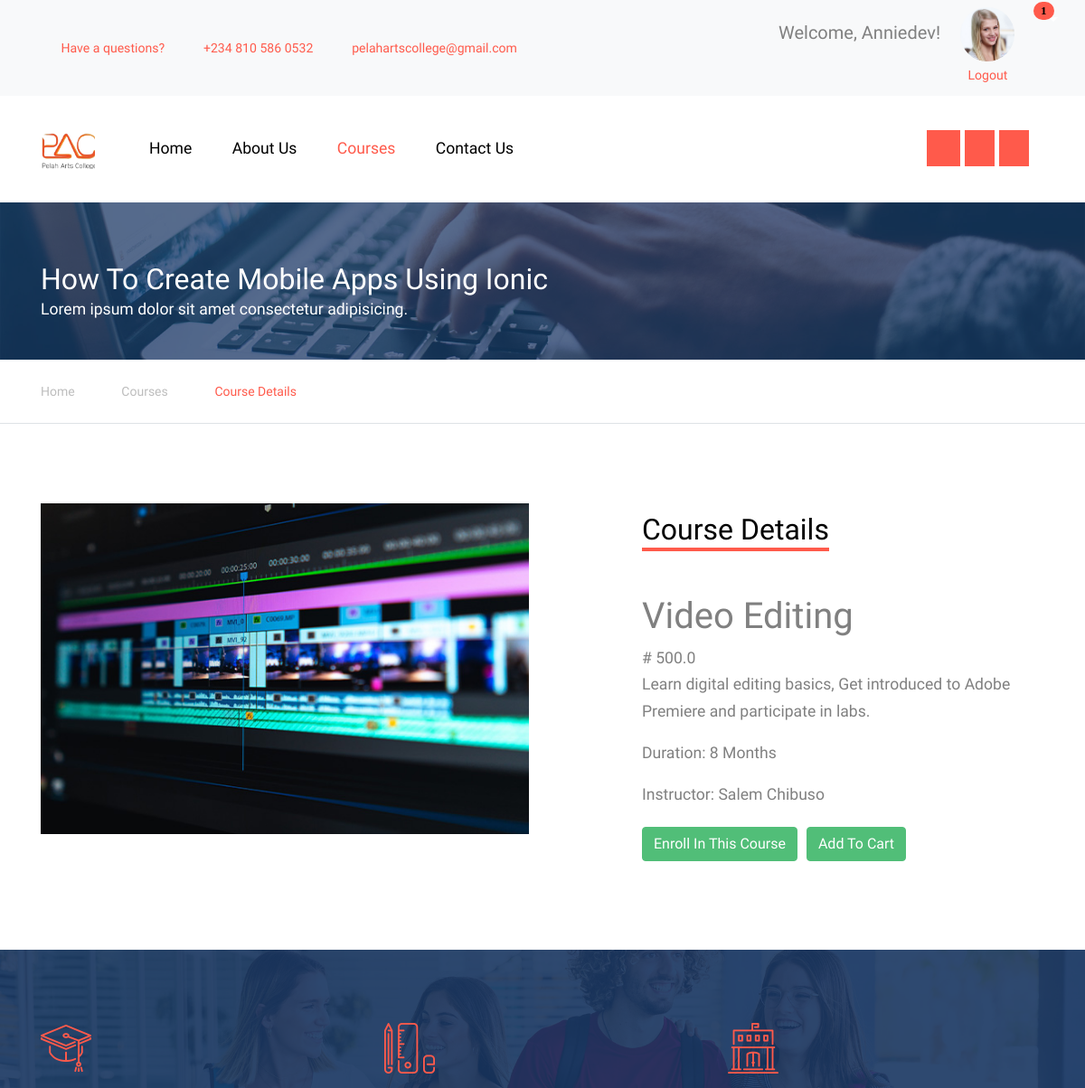
Before: /course/4 (signed in, upper part) with the older database file.
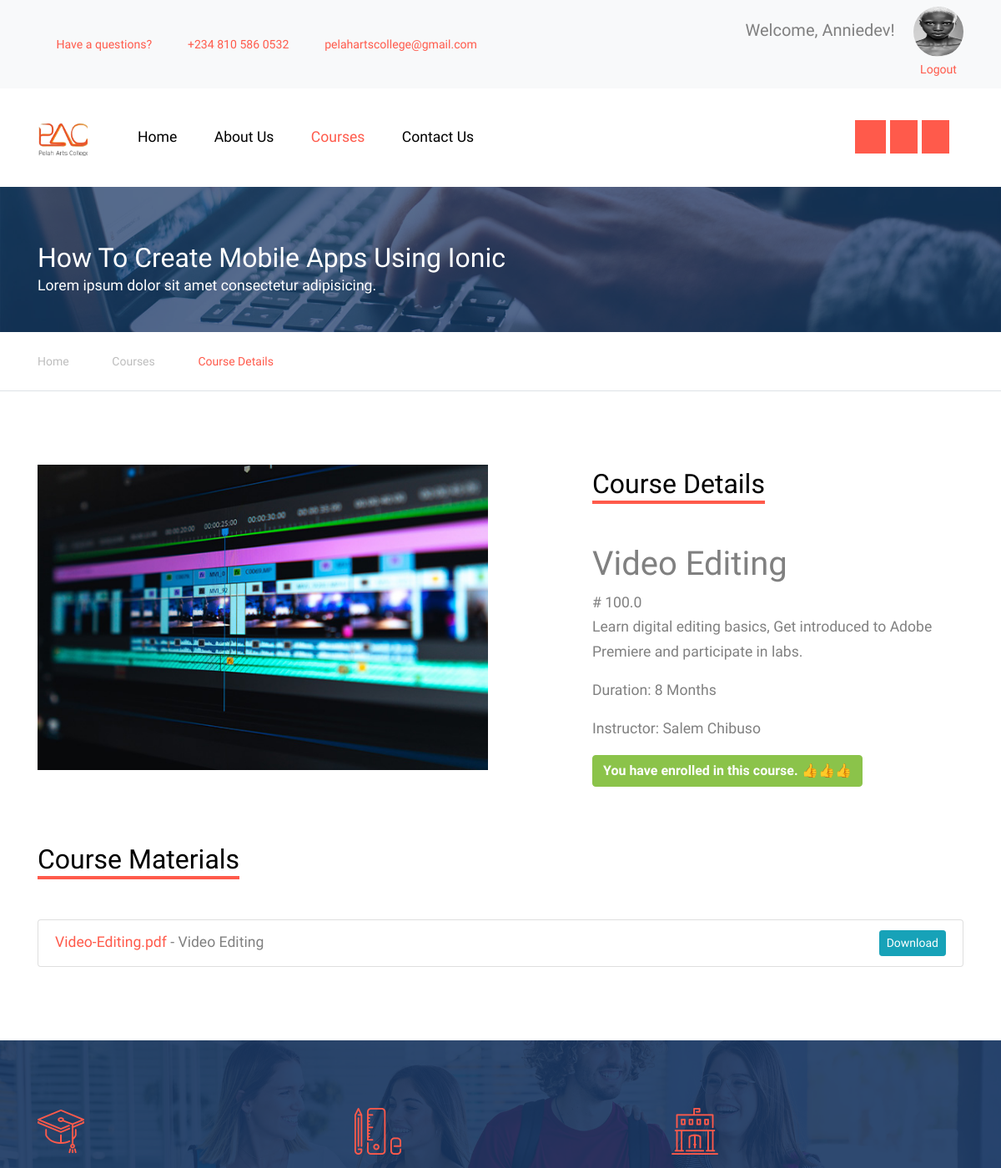
After: the same page with the newer database file.
### model.py (models this page shows, shortened)
class Student(db.Model):
    id = db.Column(db.Integer, primary_key=True)
    firstname = db.Column(db.String(150))
    lastname = db.Column(db.String(150))
    middlename = db.Column(db.String(150))
    phone_number = db.Column(db.String(20))
    house_address = db.Column(db.String(200))
    profile_image = db.Column(db.String(150), nullable=False)
    user_id = db.Column(db.Integer, db.ForeignKey('user.id'))
    user = db.relationship('User', back_populates='student_profile')
    courses = db.relationship('Course', backref='student', lazy=True)
    payments = db.relationship('Payment', back_populates='student')

class Course(db.Model):
    id = db.Column(db.Integer, primary_key=True)
    title = db.Column(db.String(150))
    description = db.Column(db.String(500))
    price = db.Column(db.Float)
    student_id = db.Column(db.Integer, db.ForeignKey('student.id'))
    instructor_id = db.Column(db.Integer, db.ForeignKey('instructor.id'))
    image = db.Column(db.String(150), nullable=False)
    category = db.Column(db.String(100), nullable=False)
    duration = db.Column(db.String(30))
    instructor = db.relationship('Instructor', back_populates='courses')
    payments = db.relationship('Payment', back_populates='course')
    materials = db.relationship('CourseMaterial', back_populates='course', cascade='all, delete-orphan')

class CourseMaterial(db.Model):
    id = db.Column(db.Integer, primary_key=True)
    course_id = db.Column(db.Integer, db.ForeignKey('course.id'), nullable=False)
    filename = db.Column(db.String(150), nullable=False)
    filepath = db.Column(db.String(200), nullable=False)
    description = db.Column(db.String(500))
    date_added = db.Column(db.DateTime, default=datetime.utcnow)
    course = db.relationship('Course', back_populates='materials')

### main.py (the view)
@app.route('/course/<int:course_id>')
@login_required
def course(course_id):
    course = Course.query.get_or_404(course_id)
    payment_exists = False
    course_materials = []
    if current_user.is_authenticated:
        payment = Payment.query.filter_by(user_id=current_user.id, course_id=course_id, status='success').first()
        if payment:
            payment_exists = True
            course_materials = CourseMaterial.query.filter_by(course_id=course_id).all()
    return render_template('course-single.html', course=course, payment_exists=payment_exists, course_materials=course_materials)

### main.py (called while the page is built)
@login_manager.user_loader
def load_user(user_id):
    return User.query.get(int(user_id))

@app.context_processor
def inject_cart_count():
    cart_count = 0
    if current_user.is_authenticated:
        cart_count = Cart.query.filter_by(user_id=current_user.id).count()
    return dict(cart_count=cart_count)

@app.before_request
def before_request():
    if current_user.is_authenticated:
        g.cart_count = Cart.query.filter_by(user_id=current_user.id).count()
        g.cart_items = Cart.query.filter_by(user_id=current_user.id).all()
    else:
        g.cart_count = 0
        g.cart_items = []

### templates/course-single.html (shortened to what the changed rows need)
<!DOCTYPE html>
<html lang="en">
<head>
  <link rel="stylesheet" href="{{ url_for('static', filename='css/bootstrap.min.css') }}">
  <link rel="stylesheet" href="{{ url_for('static', filename='css/jquery-ui.css') }}">
  <link rel="stylesheet" href="{{ url_for('static', filename='css/owl.carousel.min.css') }}">
  <link rel="stylesheet" href="{{ url_for('static', filename='css/owl.theme.default.min.css') }}">
  <link rel="stylesheet" href="{{ url_for('static', filename='css/jquery.fancybox.min.css') }}">
  <link rel="stylesheet" href="{{ url_for('static', filename='css/bootstrap-datepicker.css') }}">
  <link rel="stylesheet" href="{{ url_for('static', filename='fonts/flaticon/font/flaticon.css') }}">
  <link rel="stylesheet" href="{{ url_for('static', filename='css/jquery.mb.YTPlayer.min.css') }}" media="all" type="text/css">
  <link rel="stylesheet" href="{{ url_for('static', filename='css/style.css') }}">
  <link rel="stylesheet" href="{{ url_for('static', filename='fonts/icomoon/style.css') }}">
</head>
<body data-spy="scroll" data-target=".site-navbar-target" data-offset="300">
  <div class="site-wrap">
    <div class="py-2 bg-light">
      <div class="container">
        <div class="row align-items-center">
          <div class="col-lg-4 text-right">
            <div class="row">
                <div class="col">
                    {% if current_user.is_authenticated %}
                        <div class="user-info">
                            <h2 class="small mr-2" style="font-size: 20px; display: inline;">Welcome, {{ current_user.username }}!</h2>
                            {% if current_user.student_profile and current_user.student_profile.profile_image %}
                                <img src="{{ url_for('static', filename='uploads/' + current_user.student_profile.profile_image) }}" alt="Profile Image" class="img-fluid" style="width: 60px; border-radius: 50%; margin-left: 10px; height: 60px;">
                            {% endif %}
                        </div>
                    {% else %}
                        <a href="{{ url_for('auth.login') }}" class="small mr-2"><span class="icon-unlock-alt"></span> Log In</a>
                        <a href="{{ url_for('auth.register') }}" class="small btn btn-danger px-4 py-2 rounded-0"><span class="icon-users"></span> Register</a>
                    {% endif %}
                </div>
                <div class="dropdown">
                    {% if g.cart_count > 0 %}
                        <a href="#" class="dropdown-toggle" id="cartDropdown" data-toggle="dropdown" aria-haspopup="true" aria-expanded="false" style="color: #fff;">
                            <span class="icon-shopping-cart" style="position: relative; color: #000; width: 100px;">
                                <span class="badge badge-pill custom-badge" style="position: absolute; top: -10px; right: -10px; width: fit-content; height: fit-content; background-color: #ff5a4b;">
                                    {{ g.cart_count }}
                                </span>
                            </span>
                        </a>
                    {% endif %}
                </div>
            </div>
          </div>
        </div>
      </div>
    </div>
    <div class="site-section ftco-subscribe-1 site-blocks-cover pb-4" style="background-image: url(' {{url_for('static', filename= 'images/bg_1.jpg') }}')">
        <div class="container">
          <div class="row align-items-end">
            <div class="col-lg-7">
              <h2 class="mb-0">How To Create Mobile Apps Using Ionic</h2>
            </div>
          </div>
        </div>
      </div>
    <div class="site-section">
      <div class="container">
          <div class="row">
              <div class="col-md-6 mb-4">
                  <p>
                      <img src="{{ url_for('static', filename='images/' + course.image) }}" alt="Image" class="img-fluid">
                  </p>
              </div>
              <div class="col-lg-5 ml-auto align-self-center">
                  <h2 class="section-title-underline mb-5">
                      <span>Course Details</span>
                  </h2>
                  <h1>{{ course.title }}</h1>
                  <div class="price"># {{ course.price }}</div>
                  <div class="description">
                      <p>{{ course.description }}</p>
                  </div>
                  <div class="duration">
                      <p>Duration: {{ course.duration }}</p>
                  </div>
                  <div class="instructor">
                      {% if course.instructor %}
                          <p>Instructor: {{ course.instructor.fullname }}</p>
                      {% else %}
                          <p>No Instructor Assigned</p>
                      {% endif %}
                  </div>
                  {% if current_user.is_authenticated %}
                  {% if payment_exists %}
                    <p class="btn btn-success" style="font-weight: 800; color: #fff;">You have enrolled in this course. 👍👍👍</p>
                      {% else %}
                          <div style="margin-top: 20px; display: flex;">
                              <a href="{{ url_for('student.enroll', course_id=course.id) }}" class="btn btn-primary">Enroll In This Course</a>
                              <form action="{{ url_for('student.add_to_cart', course_id=course.id) }}" method="POST" style="margin-left: 10px;">
                                  <button type="submit" class="btn btn-primary">Add To Cart</button>
                              </form>
                          </div>
                      {% endif %}
                  {% endif %}
              </div>
          </div>
          {% if payment_exists %}
              <div class="row mt-5">
                  <div class="col-12">
                      <h2 class="section-title-underline mb-5">
                          <span>Course Materials</span>
                      </h2>
                      <ul class="list-group">
                          {% for material in course.materials %}
                          <li class="list-group-item">
                              <a href="{{ url_for('open_material', material_id=material.id) }}" target="_blank">{{ material.filename }}</a>
                              - {{ material.description }}
                              <a href="{{ url_for('download_material', material_id=material.id) }}" class="btn btn-info btn-sm float-right">Download</a>
                          </li>
                          {% endfor %}
                      </ul>
                  </div>
              </div>
          {% endif %}
      </div>
    </div>
    </div>
</body>
</html>

Changed rows visible on the page:
changed Student: profile_image: a different picture
changed Course "Video Editing": price "500.0" → "100.0"
added CourseMaterial: filename "Video-Editing.pdf", description "Video Editing"
Other visible differences:
{{ g.cart_count }}: "1" → (not shown)
text no longer shown: "Enroll In This Course Add To Cart"
text now shown: "You have enrolled in this course. 👍👍👍 Course Materials"
